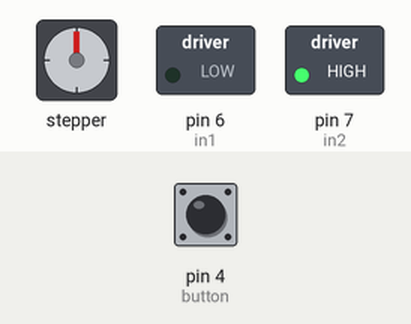
Bench run of a sketch on a simulated Arduino Uno, built with avr-gcc and run on an emulated ATmega328P. Shown: stepper motor, switched loads named in the sketch (green lamp = pin HIGH). Wiring (inferred from the names in the program): stepper motor driver (1000 steps per turn assumed): step pin 9; direction pin 8; enable pin 5. Inputs (shaded band) come from the test bench; at power-on: pin 4 (button) LOW. Pins used as bus, display or sensor lines are not drawn; what the sketch prints to the serial monitor is not drawn.

Above: at 1.2 s.
1.3 s: pin 4 (button) pulled HIGH for 0.15 s
Timing chart, 0 to 18.8 s (numbered marks = the images above; inputs shaded):
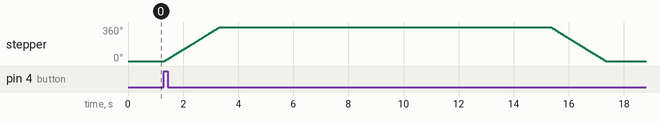

The sketch:

Motors_sequence2.ino
```cpp
#define button 4
#define enA 5
#define in1 6
#define in2 7
int pressed = false;
int nowtime;
int Time;

const int stepsPerRevolution = 1000;                  // Number of steps per output rotation
// Define stepper motor connections and steps per revolution:
#define dirPin 8
#define stepPin 9

//int potValue;  // value from the analog pin
int spintime = 10000;
int pwmOutput;

void setup() {
  pinMode(enA, OUTPUT);
  pinMode(in1, OUTPUT);
  pinMode(in2, OUTPUT);
  pinMode(button, INPUT);
  pinMode(stepPin, OUTPUT);
  pinMode(dirPin, OUTPUT);
  // Set initial rotation direction
  digitalWrite(in1, LOW);
  digitalWrite(in2, HIGH);
  // initialize the serial port:
  Serial.begin(9600);
}

void loop() {
  nowtime=0;
//  potValue = 0;
  pwmOutput = 0;
  pressed = false;
  //Read button - Debounce
  if (digitalRead(button) == true) {
    delay(20);
    if(digitalRead(button) == true){
      pressed = !pressed;
    }
  }

  if (pressed == true){
      // step one revolution in one direction to bring can down:
      Serial.println("clockwise");
      // Set the spinning direction counterclockwise:
      digitalWrite(dirPin, HIGH);

      // Spin the stepper motor 1 revolution quickly:
      for (int i = 0; i < stepsPerRevolution; i++) {
        // These four lines result in 1 step:
        digitalWrite(stepPin, HIGH);
        delayMicroseconds(1000);
        digitalWrite(stepPin, LOW);
        delayMicroseconds(1000);
      }


      nowtime = millis();
      Time = millis() - nowtime;
      while(Time<spintime){
          //DC motor sequence
//          potValue = analogRead(A0); // Read potentiometer value
//          Serial.println(potValue);
//          pwmOutput = map(potValue, 0, 1023, 0 , 255); // Map the potentiometer value from 0 to 255
          analogWrite(enA, 200); // Send PWM signal to L298N Enable pin
          Time = millis() - nowtime;
      }
      analogWrite(enA, 0); // Send PWM signal to L298N Enable pin
      delay(2000);

      // step one revolution in the other direction:
      Serial.println("counterclockwise");
      // Set the spinning direction counterclockwise:
      digitalWrite(dirPin, LOW);

      // Spin the stepper motor 1 revolution quickly:
      for (int i = 0; i < stepsPerRevolution; i++) {
        // These four lines result in 1 step:
        digitalWrite(stepPin, HIGH);
        delayMicroseconds(1000);
        digitalWrite(stepPin, LOW);
        delayMicroseconds(1000);
      }

      pressed = false;
  }
  delay(50);
}
```

Measured:
- after the input at 1.3 s, stepper: turns 360° clockwise in 2.0 s, then 360° counter-clockwise in 2.0 s
